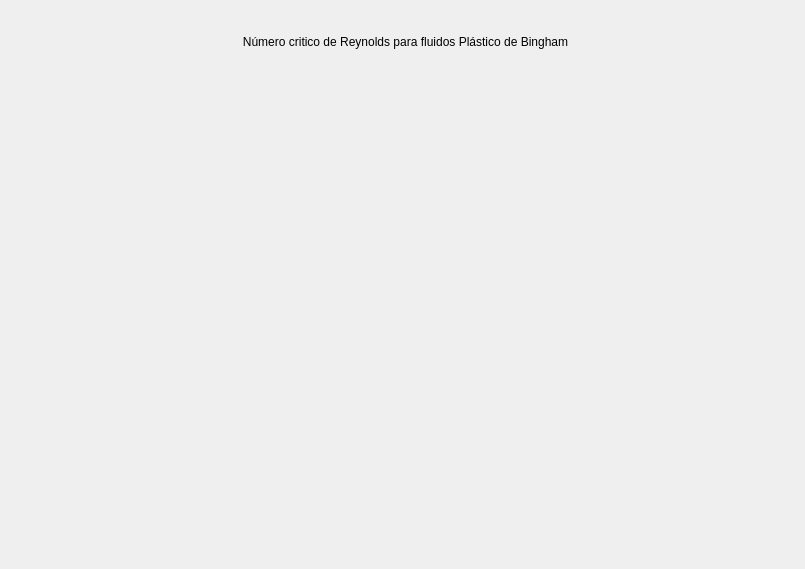
<?xml version="1.0" encoding="UTF-8"?>
<ui version="4.0">
 <class>Form</class>
 <widget class="QWidget" name="Form">
  <property name="geometry">
   <rect>
    <x>0</x>
    <y>0</y>
    <width>805</width>
    <height>569</height>
   </rect>
  </property>
  <property name="windowTitle">
   <string>Form</string>
  </property>
  <widget class="QLabel" name="label">
   <property name="geometry">
    <rect>
     <x>10</x>
     <y>70</y>
     <width>761</width>
     <height>491</height>
    </rect>
   </property>
   <property name="text">
    <string/>
   </property>
   <property name="pixmap">
    <pixmap>../../../../../../../Pictures/Saved Pictures/WhatsApp Image 2022-01-01 at 6.45.12 PM (2).jpeg</pixmap>
   </property>
  </widget>
  <widget class="QLabel" name="label_2">
   <property name="geometry">
    <rect>
     <x>90</x>
     <y>30</y>
     <width>631</width>
     <height>24</height>
    </rect>
   </property>
   <property name="font">
    <font/>
   </property>
   <property name="text">
    <string>Número critico de Reynolds para fluidos Plástico de Bingham</string>
   </property>
   <property name="alignment">
    <set>Qt::AlignCenter</set>
   </property>
  </widget>
  <widget class="QLabel" name="label_3">
   <property name="geometry">
    <rect>
     <x>20</x>
     <y>60</y>
     <width>761</width>
     <height>491</height>
    </rect>
   </property>
   <property name="text">
    <string/>
   </property>
   <property name="pixmap">
    <pixmap>../../../../../../Pictures/Saved Pictures/WhatsApp Image 2022-01-01 at 6.45.12 PM (2).jpeg</pixmap>
   </property>
  </widget>
 </widget>
 <resources/>
 <connections/>
</ui>
